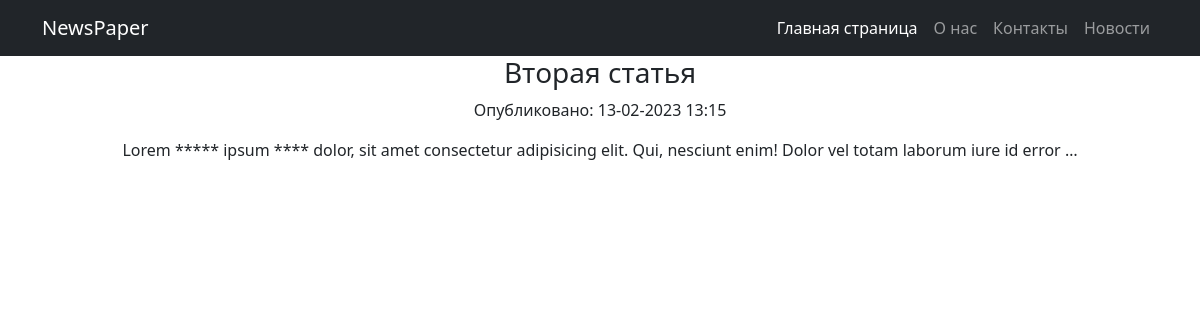
The page /news/2 on the database its author committed.
### newapp/models.py (models this page shows, shortened)
class Post(models.Model):
    author = models.ForeignKey(Author, on_delete=models.CASCADE)
    NEWS = 'NW'
    ARTICLE = 'AR'
    CATEGORY_CHOICES = (
        (NEWS, 'Новость'),
        (ARTICLE, 'Статья'),
    )
    categoryType = models.CharField(max_length=2, choices=CATEGORY_CHOICES, default=ARTICLE)
    dateCreation = models.DateTimeField(auto_now_add=True)
    postCategory = models.ManyToManyField(Category, through='PostCategory')
    title = models.CharField(max_length=128)
    text = models.TextField()
    rating = models.SmallIntegerField(default=0)

### newapp/views.py (the view)
# urls.py: path('<int:pk>', PostList.as_view(), name='post'),
class PostList(DetailView):
    model = Post
    template_name = 'post.html'
    context_object_name = 'post'

### newapp/templatetags/custom_filters.py (called while the page is built)
@register.filter(name='censor')
def censor(value, arg):
    bList = ['идиот', 'хрен']
    vEdit = value
    result = ''
    for w in bList:
        vTemp = vEdit.lower().replace(w, arg * len(w))
        vEdit = vTemp
    for i in range(0, len(value)):
        if (value[i] != vEdit[i]):
            result += vEdit[i].upper()
        else:
            result += vEdit[i]
    return result

### templates/post.html (shortened to what this page needs)
{% extends 'flatpages/default.html' %}
{% load static %}
{% load custom_filters %}
{% block content %}
<h3>{{ post.title|censor:'*'}}</h3>
<p>Опубликовано: {{ post.dateCreation|date:'d-m-Y H:i' }}</p>
{{ post.text|censor:'*'|truncatewords:20 }}
{% endblock content %}

### rows shown on the page
Post: title|censor "Вторая статья", dateCreation "13-02-2023 13:15", text|censor "Lorem ***** ipsum **** dolor, sit amet consectetur adipisicing elit. Qui, nesciunt enim! Dolor vel totam laborum iure id error …"
